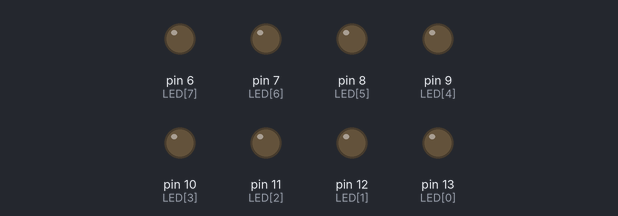
A sketch run on a simulated Arduino Uno, built with avr-gcc and run on an emulated ATmega328P. Shown: output pins drawn as LEDs (lit = HIGH).

Above: at 0.3 s.
At 10.9 s:
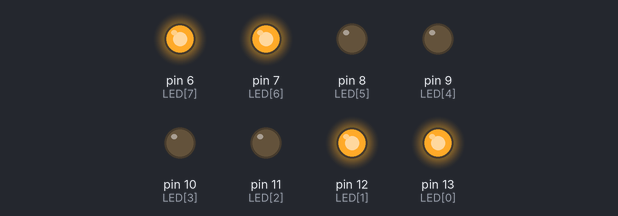
At 14.4 s:
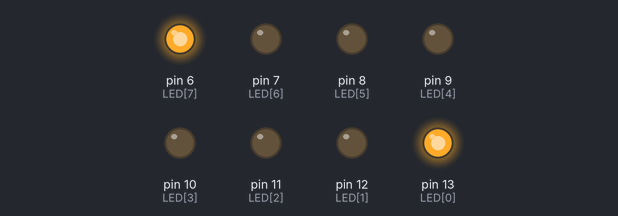
At 18.9 s:
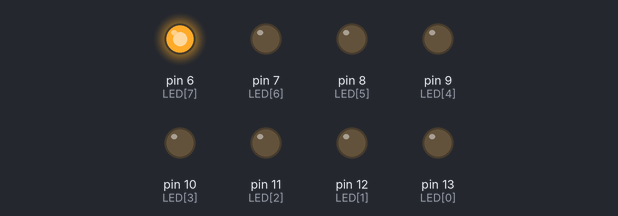
At 27.4 s:
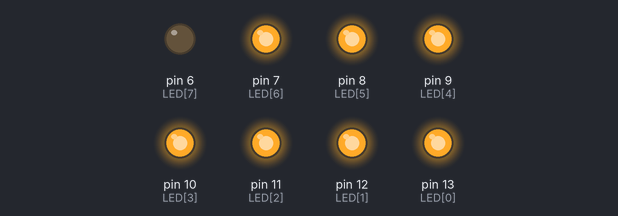
At 39.3 s:
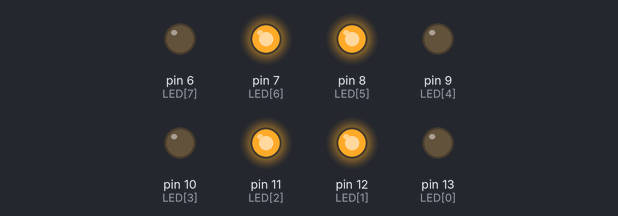
Timing chart, 0 to 40.0 s (numbered marks = the images above):
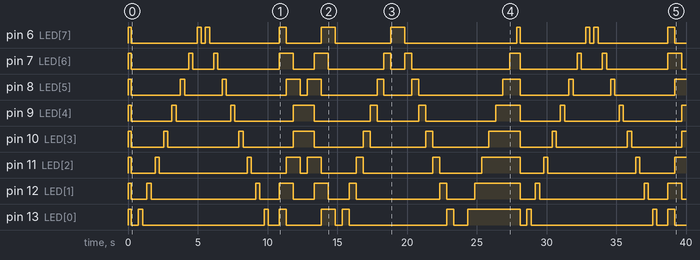

The sketch:

LEDAnimation.ino
```cpp
const int LED[8] = {13,12,11,10,9,8,7,6};

void setup() {
   for(int i = 0; i < 8;  i++){
     pinMode(LED[i],OUTPUT);
  }
}

void loop() {

  /*all LEDS blinking */
  for(int i = 0; i < 8; i++)
  {
    digitalWrite(LED[i],HIGH);
  }

  delay(250);

  for(int i = 0; i < 8; i++)
  {
    digitalWrite(LED[i],LOW);
  }

  delay(500);

  /*Shifting effect (Down)*/
  for(int i = 0; i < 8;  i++)
  {
    digitalWrite(LED[i],HIGH);
    delay(300);
    digitalWrite(LED[i],LOW);
    delay(300);
  }

  /*Shifting effect (UP)*/
  for(int i = 0; i < 8;  i++)
  {
    digitalWrite(LED[7 - i],HIGH);
    delay(300);
    digitalWrite(LED[7 - i],LOW);
    delay(300);
  }

  delay(500);

  /*2 LEDS Converging and Diverging*/
  for(int i = 0; i < 8; i++)
  {
    digitalWrite(LED[i], HIGH);
    digitalWrite(LED[i + 1], HIGH);
    digitalWrite(LED[7 - i], HIGH);
    digitalWrite(LED[7 - i - 1], HIGH);

    delay(500);

    digitalWrite(LED[i], LOW);
    digitalWrite(LED[i + 1], LOW);
    digitalWrite(LED[7 - i], LOW);
    digitalWrite(LED[7 - i - 1], LOW);

  }

  delay(500);

  /*PING PONG*/
  for(int i = 0; i < 8;  i++)
  {
    digitalWrite(LED[i],HIGH);
    delay(500);
    digitalWrite(LED[i],LOW);
  }
  for(int i = 0; i < 8;  i++)
  {
    digitalWrite(LED[7 - i],HIGH);
    delay(500);
    digitalWrite(LED[7 - i],LOW);
  }

  delay(500);

  /*Snake Effect*/
  for(int i = 0; i < 8; i++)
  {
    delay(500);
    digitalWrite(LED[i], HIGH);
  }
}
```

Measured:
- by itself, pin 6 (LED[7]): LOW → HIGH at 0.00 s, → LOW 0.25 s later, → HIGH 4.7 s later, → LOW 0.30 s later, … (20 changes in this stretch)
- by itself, pin 7 (LED[6]): LOW → HIGH at 0.00 s, → LOW 0.25 s later, → HIGH 4.1 s later, → LOW 0.30 s later, … (22 changes in this stretch)
- by itself, pin 8 (LED[5]): LOW → HIGH at 0.00 s, → LOW 0.25 s later, → HIGH 3.5 s later, → LOW 0.30 s later, … (21 changes in this stretch)
- by itself, pin 9 (LED[4]): LOW → HIGH at 0.00 s, → LOW 0.25 s later, → HIGH 2.9 s later, → LOW 0.30 s later, … (19 changes in this stretch)
- by itself, pin 10 (LED[3]): LOW → HIGH at 0.00 s, → LOW 0.25 s later, → HIGH 2.3 s later, → LOW 0.30 s later, … (19 changes in this stretch)
- by itself, pin 11 (LED[2]): LOW → HIGH at 0.00 s, → LOW 0.25 s later, → HIGH 1.7 s later, → LOW 0.30 s later, … (21 changes in this stretch)
- by itself, pin 12 (LED[1]): LOW → HIGH at 0.00 s, → LOW 0.25 s later, → HIGH 1.1 s later, → LOW 0.30 s later, … (22 changes in this stretch)
- by itself, pin 13 (LED[0]): LOW → HIGH at 0.00 s, → LOW 0.25 s later, → HIGH 0.50 s later, → LOW 0.30 s later, … (22 changes in this stretch)
